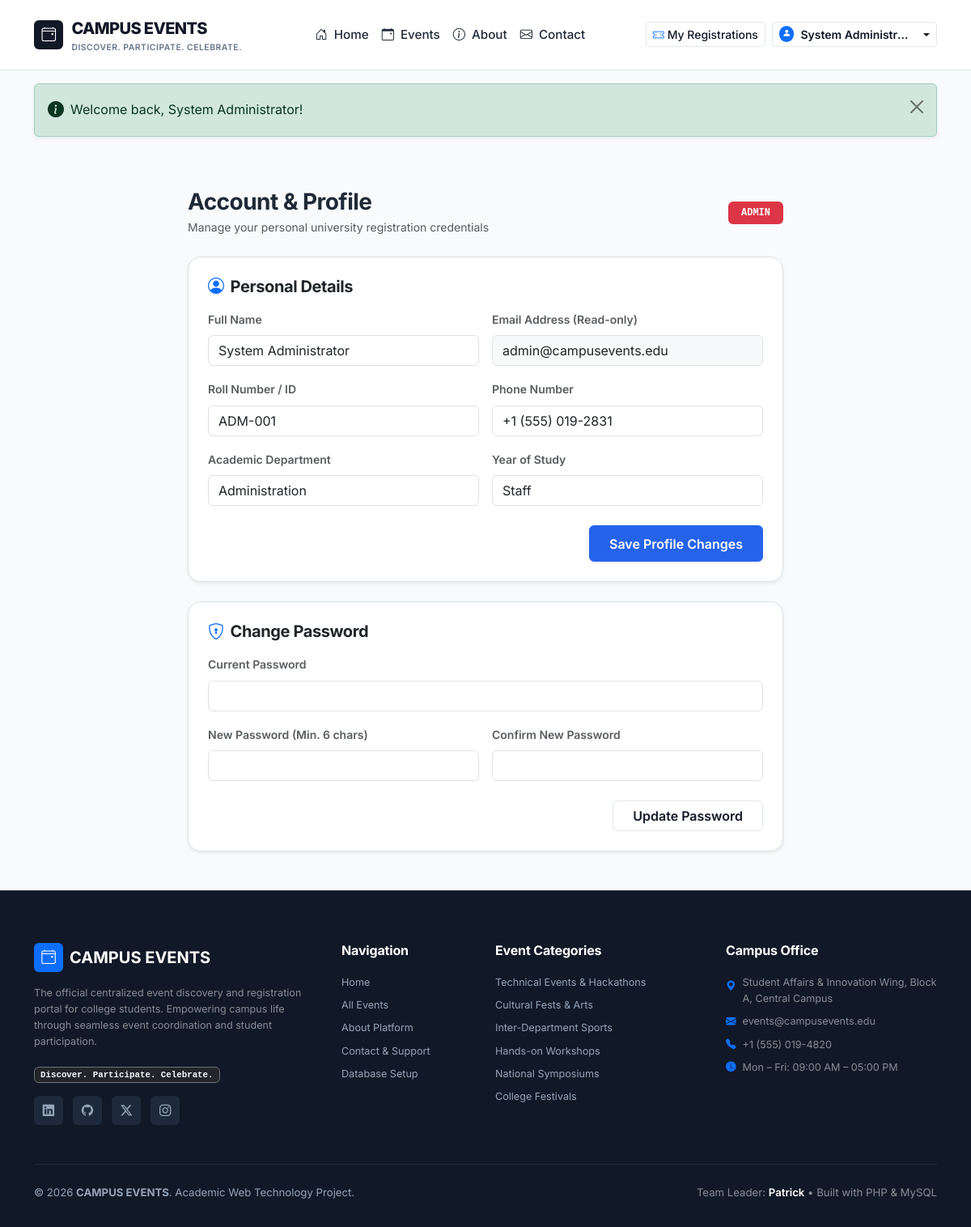
The app's page /profile.php (signed in) with its own data.
### tables this page shows
CREATE TABLE `users` (
  `id` INT AUTO_INCREMENT PRIMARY KEY,
  `name` VARCHAR(100) NOT NULL,
  `email` VARCHAR(150) NOT NULL UNIQUE,
  `password` VARCHAR(255) NOT NULL,
  `role` ENUM('admin', 'student') NOT NULL DEFAULT 'student',
  `roll_no` VARCHAR(50) DEFAULT NULL,
  `phone` VARCHAR(20) DEFAULT NULL,
  `department` VARCHAR(100) DEFAULT NULL,
  `year_of_study` VARCHAR(20) DEFAULT NULL,
  `avatar` VARCHAR(255) DEFAULT NULL,
  `status` ENUM('active', 'inactive') NOT NULL DEFAULT 'active',
  `created_at` TIMESTAMP DEFAULT CURRENT_TIMESTAMP
);

### includes/functions.php (called while the page is built, shortened)
<?php
function is_logged_in(): bool {
    return !empty($_SESSION['user_id']);
}
function current_user(): ?array {
    static $currentUser = null;
    if ($currentUser !== null) {
        return $currentUser;
    }
    $db = getDB();
    $stmt = $db->prepare("SELECT id, name, email, role, roll_no, phone, department, year_of_study, avatar, status FROM users WHERE id = :id AND status = 'active' LIMIT 1");
    $stmt->execute(['id' => $_SESSION['user_id']]);
    $currentUser = $stmt->fetch();
    return $currentUser ?: null;
}

### profile.php (the view, shortened to what this page needs)
<?php
require_once __DIR__ . '/includes/functions.php';
$currentUser = current_user();
$currentUser = current_user();
require_once __DIR__ . '/includes/header.php';
?>
<div class="container py-5">
    <div class="row justify-content-center">
        <div class="col-lg-8">
            <div class="d-flex align-items-center justify-content-between mb-4">
                <div>
                    <h1 class="h3 fw-bold mb-1">Account &amp; Profile</h1>
                    <p class="text-muted small mb-0">Manage your personal university registration credentials</p>
                </div>
                <span class="badge bg-<?= ($currentUser['role'] === 'admin') ? 'danger' : 'primary' ?> px-3 py-2 text-uppercase font-monospace">
                    <?= htmlspecialchars($currentUser['role']) ?>
                </span>
            </div>
            <div class="card border rounded-4 shadow-sm p-4 mb-4 bg-white">
                <h4 class="h5 fw-bold mb-3"><i class="bi bi-person-circle text-primary me-2"></i>Personal Details</h4>
                <form method="POST" action="profile.php">
                    <div class="row g-3">
                        <div class="col-md-6">
                            <label class="form-label small fw-semibold text-muted">Full Name</label>
                            <input type="text" name="name" class="form-control" value="<?= htmlspecialchars($currentUser['name']) ?>" required>
                        </div>
                        <div class="col-md-6">
                            <label class="form-label small fw-semibold text-muted">Email Address (Read-only)</label>
                            <input type="email" class="form-control bg-light" value="<?= htmlspecialchars($currentUser['email']) ?>" readonly>
                        </div>
                        <div class="col-md-6">
                            <label class="form-label small fw-semibold text-muted">Roll Number / ID</label>
                            <input type="text" name="roll_no" class="form-control" value="<?= htmlspecialchars($currentUser['roll_no'] ?? '') ?>">
                        </div>
                        <div class="col-md-6">
                            <label class="form-label small fw-semibold text-muted">Phone Number</label>
                            <input type="tel" name="phone" class="form-control" value="<?= htmlspecialchars($currentUser['phone'] ?? '') ?>">
                        </div>
                        <div class="col-md-6">
                            <label class="form-label small fw-semibold text-muted">Academic Department</label>
                            <input type="text" name="department" class="form-control" value="<?= htmlspecialchars($currentUser['department'] ?? '') ?>" placeholder="e.g. Computer Science">
                        </div>
                        <div class="col-md-6">
                            <label class="form-label small fw-semibold text-muted">Year of Study</label>
                            <input type="text" name="year_of_study" class="form-control" value="<?= htmlspecialchars($currentUser['year_of_study'] ?? '') ?>" placeholder="e.g. 3rd Year">
                        </div>
                    </div>
                    <div class="mt-4 text-end">
                        <button type="submit" class="btn btn-primary px-4 fw-semibold">
                            Save Profile Changes
                        </button>
                    </div>
                </form>
            </div>
            <div class="card border rounded-4 shadow-sm p-4 bg-white">
                <h4 class="h5 fw-bold mb-3"><i class="bi bi-shield-lock text-primary me-2"></i>Change Password</h4>
                <form method="POST" action="profile.php">
                    <div class="row g-3">
                        <div class="col-12">
                            <label class="form-label small fw-semibold text-muted">Current Password</label>
                            <input type="password" name="current_password" class="form-control" required>
                        </div>
                        <div class="col-md-6">
                            <label class="form-label small fw-semibold text-muted">New Password (Min. 6 chars)</label>
                            <input type="password" name="new_password" class="form-control" required>
                        </div>
                        <div class="col-md-6">
                            <label class="form-label small fw-semibold text-muted">Confirm New Password</label>
                            <input type="password" name="confirm_password" class="form-control" required>
                        </div>
                    </div>
                    <div class="mt-4 text-end">
                        <button type="submit" class="btn btn-outline-navy px-4 fw-semibold">
                            Update Password
                        </button>
                    </div>
                </form>
            </div>
        </div>
    </div>
</div>
<?php require_once __DIR__ . '/includes/footer.php'; ?>

### includes/navbar.php (shortened to what this page needs)
<nav class="navbar navbar-expand-lg navbar-campus">
    <div class="container">
        <a class="navbar-brand navbar-brand-logo" href="<?= BASE_URL ?>index.php">
            <div class="brand-icon">
                <i class="bi bi-calendar4-event"></i>
            </div>
            <div>
                <div><?= htmlspecialchars(APP_NAME) ?></div>
                <div style="font-size: 0.65rem; color: #64748B; font-weight: 600; letter-spacing: 0.05em; text-transform: uppercase;">
                    <?= htmlspecialchars(APP_TAGLINE) ?>
                </div>
            </div>
        </a>
        <div class="collapse navbar-collapse" id="campusNavbar">
            <ul class="navbar-nav mx-auto mb-2 mb-lg-0">
                <li class="nav-item">
                    <a class="nav-link <?= ($currentPage === 'index.php') ? 'active' : '' ?>" href="<?= BASE_URL ?>index.php">
                        <i class="bi bi-house-door me-1"></i> Home
                    </a>
                </li>
                <li class="nav-item">
                    <a class="nav-link <?= ($currentPage === 'events.php') ? 'active' : '' ?>" href="<?= BASE_URL ?>events.php">
                        <i class="bi bi-calendar-event me-1"></i> Events
                    </a>
                </li>
                <li class="nav-item">
                    <a class="nav-link <?= ($currentPage === 'about.php') ? 'active' : '' ?>" href="<?= BASE_URL ?>about.php">
                        <i class="bi bi-info-circle me-1"></i> About
                    </a>
                </li>
                <li class="nav-item">
                    <a class="nav-link <?= ($currentPage === 'contact.php') ? 'active' : '' ?>" href="<?= BASE_URL ?>contact.php">
                        <i class="bi bi-envelope me-1"></i> Contact
                    </a>
                </li>
            </ul>
            <div class="d-flex align-items-center gap-2">
                <?php if (is_logged_in() && $currentUser): ?>
                    <a href="<?= BASE_URL ?>my-registrations.php" class="btn btn-outline-navy btn-sm d-none d-md-inline-flex align-items-center">
                        <i class="bi bi-ticket-perforated me-1 text-primary"></i> My Registrations
                    </a>
                    <div class="dropdown">
                        <button class="btn btn-outline-navy btn-sm dropdown-toggle d-flex align-items-center gap-2" type="button" id="userMenuDropdown" data-bs-toggle="dropdown" aria-expanded="false">
                            <span class="badge bg-primary rounded-circle p-1">
                                <i class="bi bi-person-fill text-white"></i>
                            </span>
                            <span class="fw-semibold text-truncate" style="max-width: 140px;"><?= htmlspecialchars($currentUser['name']) ?></span>
                        </button>
                    </div>
                <?php endif; ?>
            </div>
        </div>
    </div>
</nav>

### assets/css/style.css (style rules this page uses)
:root { --primary-color: #111827; --secondary-color: #2563EB; --accent-color: #7C3AED; --bg-color: #F8FAFC; --card-bg: #FFFFFF; --text-main: #1F2937; --text-muted: #64748B; --border-color: #E2E8F0; --border-focus: #93C5FD; --success-color: #059669; --warning-color: #D97706; --danger-color: #DC2626; --shadow-sm: 0 1px 2px 0 rgba(0, 0, 0, 0.05); --shadow-md: 0 4px 6px -1px rgba(0, 0, 0, 0.07), 0 2px 4px -2px rgba(0, 0, 0, 0.05); --shadow-lg: 0 10px 15px -3px rgba(0, 0, 0, 0.08), 0 4px 6px -4px rgba(0, 0, 0, 0.04); --radius-sm: 6px; --radius-md: 10px; --radius-lg: 14px; --transition-smooth: all 0.2s cubic-bezier(0.16, 1, 0.3, 1); }
body { font-family: 'Inter', -apple-system, BlinkMacSystemFont, "Segoe UI", Roboto, "Helvetica Neue", Arial, sans-serif; background-color: var(--bg-color); color: var(--text-main); line-height: 1.6; min-height: 100vh; display: flex; flex-direction: column; }
h1, h2, h3, h4, h5, h6 { color: var(--primary-color); font-weight: 700; letter-spacing: -0.02em; }
a { color: var(--secondary-color); text-decoration: none; transition: var(--transition-smooth); }
.navbar-campus { background-color: #FFFFFF; border-bottom: 1px solid var(--border-color); padding: 0.85rem 0; position: sticky; top: 0; z-index: 1020; }
.navbar-brand-logo { display: flex; align-items: center; gap: 0.65rem; font-size: 1.25rem; font-weight: 800; color: var(--primary-color) !important; letter-spacing: -0.03em; }
.brand-icon { background: var(--primary-color); color: #FFFFFF; width: 36px; height: 36px; border-radius: var(--radius-sm); display: flex; align-items: center; justify-content: center; font-size: 1.1rem; }
.navbar-campus .nav-link { color: var(--text-main); font-weight: 500; font-size: 0.95rem; padding: 0.5rem 0.9rem; border-radius: var(--radius-sm); transition: var(--transition-smooth); }
.btn-primary { background-color: var(--secondary-color); border-color: var(--secondary-color); color: #FFFFFF; font-weight: 600; padding: 0.6rem 1.4rem; border-radius: var(--radius-sm); transition: var(--transition-smooth); }
.btn-outline-navy { border: 1px solid var(--border-color); color: var(--primary-color); background-color: #FFFFFF; font-weight: 500; }

### records on screen
users: name "System Administr…", role "ADMIN", name "System Administrator", email "admin@campusevents.edu", roll_no "ADM-001", phone "+1 (555) 019-2831", department "Administration", year_of_study "Staff"

### other values on screen
APP_NAME "CAMPUS EVENTS"
APP_TAGLINE "DISCOVER. PARTICIPATE. CELEBRATE."
$flash['message'] "Welcome back, System Administrator!"
APP_TAGLINE "Discover. Participate. Celebrate."
TEAM_LEADER "Patrick"
